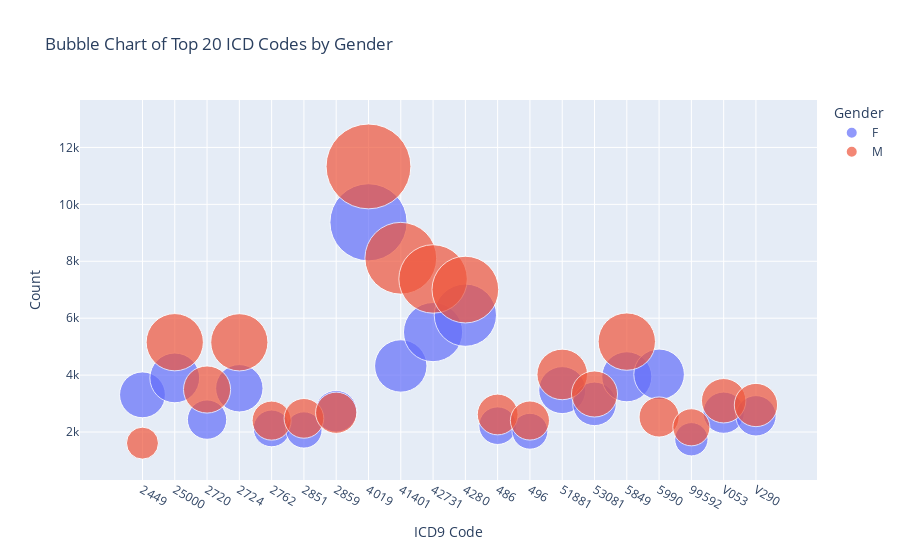

Write notebook code for a chart like this one.
### Code cell
import plotly.express as px
diagnosesdf = pd.read_csv(file_path + 'DIAGNOSES_ICD.csv.gz')

data = pd.merge(diagnosesdf, patientdf, on='SUBJECT_ID')

#Get count of each ICD code for each gender
icd_counts_by_gender = data.groupby(['ICD9_CODE','GENDER']).size().reset_index(name='count')

top_icd_counts = icd_counts_by_gender.groupby('ICD9_CODE').sum().nlargest(20, 'count').reset_index()

top_icd_counts_by_gender = icd_counts_by_gender[icd_counts_by_gender['ICD9_CODE'].isin(top_icd_counts['ICD9_CODE'])]


#Create a bubble chart
fig = px.scatter(top_icd_counts_by_gender, x='ICD9_CODE', y='count', size='count', color='GENDER', hover_name='ICD9_CODE', 
                 size_max=60, title='Bubble Chart of Top 20 ICD Codes by Gender',
                 labels={'ICD9_CODE': 'ICD9 Code', 'count': 'Count'})

fig.update_layout(legend_title_text='Gender')
fig.show()

### Figure 1 — Plotly figure (JSON) as saved in the notebook; plotly's stock layout.template omitted (floating-point values rounded to 4 significant figures)
{"data": [{"hovertemplate": "<b>%{hovertext}</b><br><br>GENDER=F<br>ICD9 Code=%{x}<br>Count=%{marker.size}<extra></extra>", "hovertext": ["2449", "25000", "2720", "2724", "2762", "2851", "2859", "4019", "41401", "42731", "4280", "486", "496", "51881", "53081", "5849", "5990", "99592", "V053", "V290"], "legendgroup": "F", "marker": {"color": "#636efa", "size": [3307, 3902, 2436, 3537, 2127, 2072, 2729, 9370, 4322, 5512, 6106, 2223, 2027, 3473, 2990, 3941, 4027, 1746, 2680, 2570], "sizemode": "area", "sizeref": 3.148, "symbol": "circle"}, "mode": "markers", "name": "F", "orientation": "v", "showlegend": true, "type": "scatter", "x": ["2449", "25000", "2720", "2724", "2762", "2851", "2859", "4019", "41401", "42731", "4280", "486", "496", "51881", "53081", "5849", "5990", "99592", "V053", "V290"], "xaxis": "x", "y": [3307, 3902, 2436, 3537, 2127, 2072, 2729, 9370, 4322, 5512, 6106, 2223, 2027, 3473, 2990, 3941, 4027, 1746, 2680, 2570], "yaxis": "y"}, {"hovertemplate": "<b>%{hovertext}</b><br><br>GENDER=M<br>ICD9 Code=%{x}<br>Count=%{marker.size}<extra></extra>", "hovertext": ["2449", "25000", "2720", "2724", "2762", "2851", "2859", "4019", "41401", "42731", "4280", "486", "496", "51881", "53081", "5849", "5990", "99592", "V053", "V290"], "legendgroup": "M", "marker": {"color": "#EF553B", "size": [1610, 5156, 3494, 5153, 2401, 2480, 2677, 11333, 8107, 7379, 7005, 2616, 2404, 4024, 3336, 5178, 2528, 2166, 3099, 2949], "sizemode": "area", "sizeref": 3.148, "symbol": "circle"}, "mode": "markers", "name": "M", "orientation": "v", "showlegend": true, "type": "scatter", "x": ["2449", "25000", "2720", "2724", "2762", "2851", "2859", "4019", "41401", "42731", "4280", "486", "496", "51881", "53081", "5849", "5990", "99592", "V053", "V290"], "xaxis": "x", "y": [1610, 5156, 3494, 5153, 2401, 2480, 2677, 11333, 8107, 7379, 7005, 2616, 2404, 4024, 3336, 5178, 2528, 2166, 3099, 2949], "yaxis": "y"}], "layout": {"legend": {"itemsizing": "constant", "title": {"text": "Gender"}, "tracegroupgap": 0}, "title": {"text": "Bubble Chart of Top 20 ICD Codes by Gender"}, "xaxis": {"anchor": "y", "domain": [0, 1], "title": {"text": "ICD9 Code"}}, "yaxis": {"anchor": "x", "domain": [0, 1], "title": {"text": "Count"}}}}
